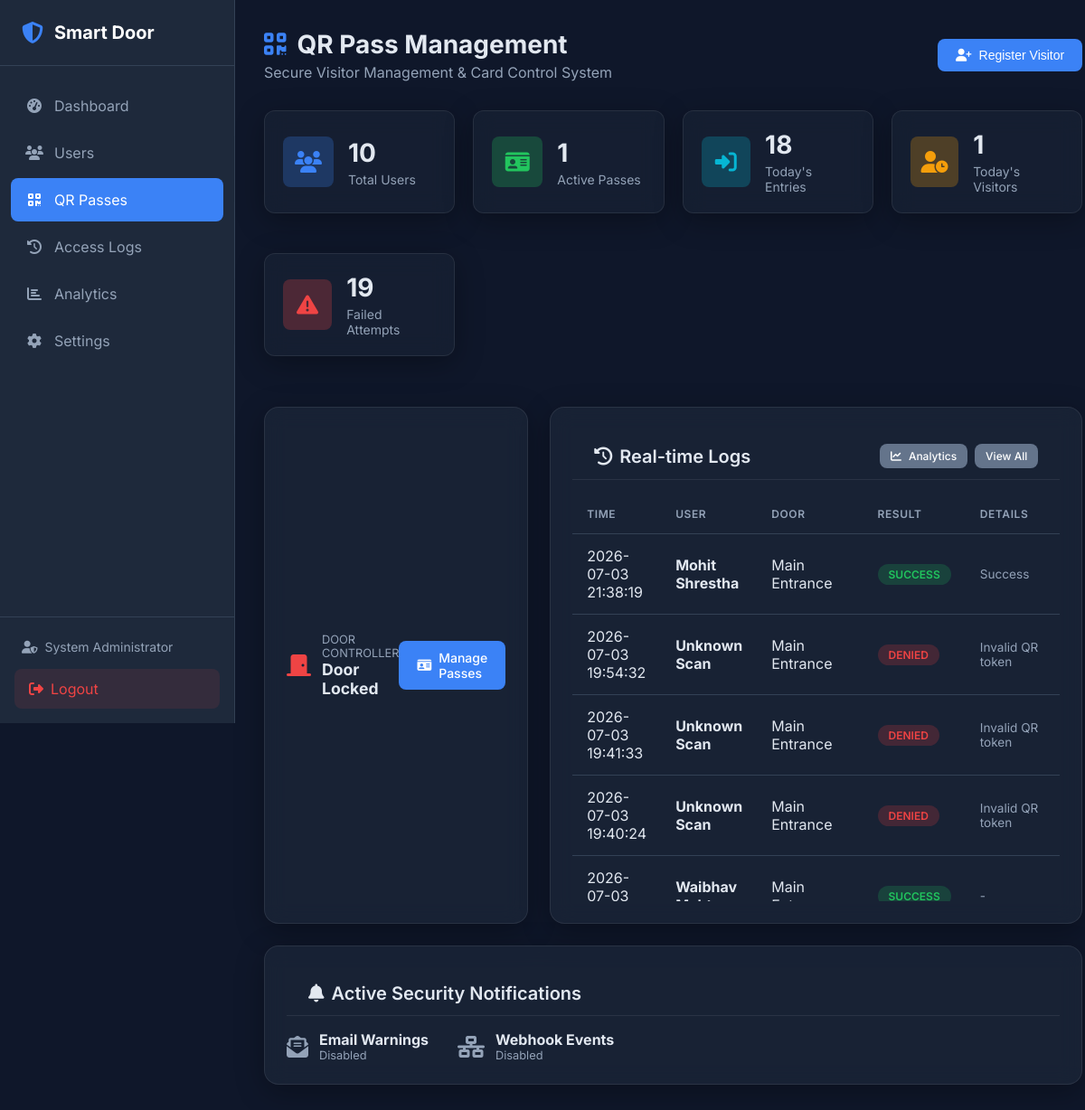
Page /admin/qr (signed in) on the committed database.
### tables this page shows
CREATE TABLE access_logs (
    id INTEGER PRIMARY KEY AUTOINCREMENT,
    user_id INTEGER,  -- NULL if unknown person
    employee_id VARCHAR(50),  -- Stored separately for historical reference
    user_name VARCHAR(100),  -- Stored separately for historical reference
    event_type VARCHAR(10) NOT NULL CHECK(event_type IN ('ENTRY', 'EXIT')),
    access_date DATE NOT NULL,
    access_time TIME NOT NULL,
    result VARCHAR(20) NOT NULL CHECK(result IN ('SUCCESS', 'FAILED', 'DENIED')),
    face_match BOOLEAN DEFAULT 0,
    fingerprint_match BOOLEAN DEFAULT 0,
    failure_reason VARCHAR(255),
    confidence_score FLOAT,
    ip_address VARCHAR(45),
    created_at DATETIME DEFAULT CURRENT_TIMESTAMP, qr_token VARCHAR(255) NULL, door VARCHAR(100) DEFAULT 'Main Entrance', camera VARCHAR(100) NULL, reason VARCHAR(255) NULL,
    FOREIGN KEY (user_id) REFERENCES users(id) ON DELETE SET NULL
);

### web/routes/qr_routes.py (the view)
@qr_bp.route('/admin/qr')
@login_required
def dashboard():
    stats = qr_repo.get_dashboard_stats()
    recent_logs = qr_repo.access_log_repo.get_recent_logs(limit=10)
    from modules.door_control import DoorController
    door_ctrl = DoorController()
    door_status = door_ctrl.get_status()
    email_enabled = access_controller.get_setting("email_notifications_enabled", "false") == "true"
    webhook_enabled = access_controller.get_setting("webhook_notifications_enabled", "false") == "true"
    return render_template(
        'qr/dashboard.html',
        stats=stats,
        recent_logs=recent_logs,
        door_state=door_status.state.value,
        email_enabled=email_enabled,
        webhook_enabled=webhook_enabled
    )

### database/db_manager.py (called while the page is built, shortened)
    def _get_connection(self) -> sqlite3.Connection:
        return self._local.connection

    def execute(self, query: str, params: tuple = ()) -> sqlite3.Cursor:
        conn = self._get_connection()
        cursor = conn.cursor()
        cursor.execute(query, params)
        return cursor

    def get_recent_logs(self, limit: int = 50) -> List[Dict]:
        cursor = self.db.execute(
            """SELECT * FROM access_logs
               ORDER BY created_at DESC LIMIT ?""",
            (limit,)
        )
        return [dict(row) for row in cursor.fetchall()]

### modules/access_controller.py (called while the page is built)
    def get_setting(self, key: str, default: Any = None) -> Any:
        try:
            cursor = self.qr_repo.db.execute(
                "SELECT value, is_encrypted FROM system_settings WHERE key = ?", (key,)
            )
            row = cursor.fetchone()
            if not row:
                return default
            val = row['value']
            if row['is_encrypted']:
                return ConfigEncryptor.decrypt(val)
            return val
        except Exception as e:
            logger.error(f"Error fetching setting {key}: {e}")
            return default

### modules/door_control.py (called while the page is built, shortened)
    def __new__(cls, servo_pin=None, simulation=False):
        return cls._instance

    def get_status(self) -> DoorStatus:
        with self._state_lock:
            remaining = 0.0
            if (self._state is DoorState.UNLOCKED
                    and self._last_unlock_time is not None):
                remaining = max(
                    0.0,
                    AUTO_LOCK_DELAY - (time.time() - self._last_unlock_time))
            return DoorStatus(
                state           = self._state,
                time_until_lock = remaining,
                last_unlock_time = self._last_unlock_time,
                message          = self._state.value,
            )

### web/routes/qr_routes.py (called while the page is built)
def login_required(f):
    @wraps(f)
    def decorated_function(*args, **kwargs):
        if 'admin_id' not in session:
            flash('Please log in to access this page.', 'warning')
            return redirect(url_for('login'))
        return f(*args, **kwargs)
    return decorated_function

### web/templates/qr/dashboard.html (shortened to what this page needs)
{% extends "base.html" %}
{% block extra_css %}
<link rel="stylesheet" href="{{ url_for('static', filename='css/qr.css') }}">
{% endblock %}
{% block content %}
<div class="page-header" style="display: flex; justify-content: space-between; align-items: center; flex-wrap: wrap; gap: 1rem;">
    <div>
        <h1><i class="fas fa-qrcode"></i> QR Pass Management</h1>
        <p>Secure Visitor Management & Card Control System</p>
    </div>
    <button class="btn btn-primary" onclick="document.getElementById('add-visitor-modal').style.display='flex'">
        <i class="fas fa-user-plus"></i> Register Visitor
    </button>
</div>
<div class="qr-stats-grid">
    <div class="qr-stat-card qr-glass-card">
        <div class="qr-stat-icon bg-primary">
            <i class="fas fa-users"></i>
        </div>
        <div class="qr-stat-info">
            <h3 id="widget-total-users">{{ stats.total_users }}</h3>
            <p>Total Users</p>
        </div>
    </div>
    <div class="qr-stat-card qr-glass-card">
        <div class="qr-stat-icon bg-success">
            <i class="fas fa-id-card"></i>
        </div>
        <div class="qr-stat-info">
            <h3>{{ stats.active_passes }}</h3>
            <p>Active Passes</p>
        </div>
    </div>
    <div class="qr-stat-card qr-glass-card">
        <div class="qr-stat-icon bg-info">
            <i class="fas fa-sign-in-alt"></i>
        </div>
        <div class="qr-stat-info">
            <h3>{{ stats.today_entries }}</h3>
            <p>Today's Entries</p>
        </div>
    </div>
    <div class="qr-stat-card qr-glass-card">
        <div class="qr-stat-icon bg-warning">
            <i class="fas fa-user-clock"></i>
        </div>
        <div class="qr-stat-info">
            <h3>{{ stats.today_visitors }}</h3>
            <p>Today's Visitors</p>
        </div>
    </div>
    <div class="qr-stat-card qr-glass-card">
        <div class="qr-stat-icon bg-danger">
            <i class="fas fa-exclamation-triangle"></i>
        </div>
        <div class="qr-stat-info">
            <h3>{{ stats.failed_attempts }}</h3>
            <p>Failed Attempts</p>
        </div>
    </div>
</div>
<div class="qr-form-section">
    <div class="qr-glass-card" style="display: flex; justify-content: space-between; align-items: center; padding: 1.25rem 1.5rem;">
        <div style="display: flex; align-items: center; gap: 0.75rem;">
            <i class="fas fa-door-closed" style="font-size: 1.5rem; color: #ef4444;"></i>
            <div>
                <span style="font-size: 0.8rem; color: #94a3b8; display: block; text-transform: uppercase;">Door Controller</span>
                <strong style="font-size: 1.1rem; color: #e2e8f0;">{{ door_state }}</strong>
            </div>
        </div>
        <a href="{{ url_for('qr.list_passes') }}" class="btn btn-primary">
            <i class="fas fa-id-card"></i> Manage Passes
        </a>
    </div>
    <div class="qr-glass-card">
        <div class="card-header" style="border-bottom: 1px solid var(--glass-border); padding-bottom: 0.75rem; margin-bottom: 1rem; display: flex; justify-content: space-between; align-items: center;">
            <h2 style="font-size: 1.25rem;"><i class="fas fa-history"></i> Real-time Logs</h2>
            <div style="display: flex; gap: 0.5rem;">
                <a href="{{ url_for('qr.reports') }}" class="btn btn-secondary btn-sm"><i class="fas fa-chart-line"></i> Analytics</a>
                <a href="{{ url_for('logs') }}" class="btn btn-secondary btn-sm">View All</a>
            </div>
        </div>
        <div class="table-responsive" style="max-height: 450px; overflow-y: auto;">
            <table class="table" id="dashboard-recent-logs">
                <thead>
                    <tr>
                        <th>Time</th>
                        <th>User</th>
                        <th>Door</th>
                        <th>Result</th>
                        <th>Details</th>
                    </tr>
                </thead>
                <tbody>
                    {% if recent_logs %}
                        {% for log in recent_logs %}
                        <tr>
                            <td>{{ log.access_date }} {{ log.access_time }}</td>
                            <td><strong>{{ log.user_name or 'Unknown Scan' }}</strong></td>
                            <td>{{ log.door or 'Main Entrance' }}</td>
                            <td>
                                <span class="badge badge-{{ 'success' if log.result == 'SUCCESS' else 'danger' if log.result == 'DENIED' else 'warning' }}">
                                    {{ log.result }}
                                </span>
                            </td>
                            <td class="text-muted" style="font-size: 0.85rem;">{{ log.failure_reason or log.reason or '-' }}</td>
                        </tr>
                        {% endfor %}
                    {% else %}
                    <tr>
                        <td colspan="5" class="text-center text-muted">No recent activity</td>
                    </tr>
                    {% endif %}
                </tbody>
            </table>
        </div>
    </div>
</div>
<div class="qr-glass-card">
    <div class="card-header" style="border-bottom: 1px solid var(--glass-border); padding-bottom: 0.75rem; margin-bottom: 1rem;">
        <h2 style="font-size: 1.25rem;"><i class="fas fa-bell"></i> Active Security Notifications</h2>
    </div>
    <div style="display: flex; gap: 2rem; flex-wrap: wrap;">
        <div style="display: flex; align-items: center; gap: 0.75rem;">
            <i class="fas fa-envelope-open-text {{ 'text-success' if email_enabled else 'text-muted' }}" style="font-size: 1.5rem;"></i>
            <div>
                <strong>Email Warnings</strong>
                <span style="font-size: 0.8rem; color: #94a3b8; display: block;">{{ 'Enabled' if email_enabled else 'Disabled' }}</span>
            </div>
        </div>
        <div style="display: flex; align-items: center; gap: 0.75rem;">
            <i class="fas fa-network-wired {{ 'text-success' if webhook_enabled else 'text-muted' }}" style="font-size: 1.5rem;"></i>
            <div>
                <strong>Webhook Events</strong>
                <span style="font-size: 0.8rem; color: #94a3b8; display: block;">{{ 'Enabled' if webhook_enabled else 'Disabled' }}</span>
            </div>
        </div>
    </div>
</div>
{% endblock %}

### web/static/css/style.css (style rules this page uses)
:root { --primary: #3b82f6; --primary-dark: #2563eb; --secondary: #64748b; --success: #22c55e; --danger: #ef4444; --warning: #f59e0b; --info: #06b6d4; --dark: #1e293b; --darker: #0f172a; --light: #f1f5f9; --white: #ffffff; --border: #334155; --text: #e2e8f0; --text-muted: #94a3b8; --sidebar-width: 260px; }
* { margin: 0; padding: 0; box-sizing: border-box; }
body { font-family: 'Inter', -apple-system, BlinkMacSystemFont, sans-serif; background-color: var(--darker); color: var(--text); min-height: 100vh; display: flex; }
a { text-decoration: none; color: inherit; }
.page-header { display: flex; justify-content: space-between; align-items: center; margin-bottom: 2rem; }
.page-header h1 { font-size: 1.75rem; font-weight: 700; display: flex; align-items: center; gap: 0.75rem; }
.page-header h1 i { color: var(--primary); }
.page-header p { color: var(--text-muted); margin-top: 0.25rem; }
.card-header { padding: 1rem 1.5rem; border-bottom: 1px solid var(--border); display: flex; justify-content: space-between; align-items: center; }
.card-header h2 { font-size: 1rem; font-weight: 600; display: flex; align-items: center; gap: 0.5rem; }
.table { width: 100%; border-collapse: collapse; }
.table th, .table td { padding: 0.875rem 1rem; text-align: left; border-bottom: 1px solid var(--border); }
.table th { font-weight: 600; color: var(--text-muted); font-size: 0.75rem; text-transform: uppercase; letter-spacing: 0.05em; }
.badge { display: inline-block; padding: 0.25rem 0.75rem; border-radius: 9999px; font-size: 0.75rem; font-weight: 600; text-transform: uppercase; }
.badge-success { background: rgba(34, 197, 94, 0.2); color: var(--success); }
.badge-danger { background: rgba(239, 68, 68, 0.2); color: var(--danger); }
.btn { display: inline-flex; align-items: center; gap: 0.5rem; padding: 0.625rem 1.25rem; border-radius: 0.5rem; font-weight: 500; font-size: 0.875rem; border: none; cursor: pointer; transition: all 0.2s; }
.btn-sm { padding: 0.375rem 0.75rem; font-size: 0.75rem; }
.btn-primary { background: var(--primary); color: var(--white); }
.btn-secondary { background: var(--secondary); color: var(--white); }
.text-muted { color: var(--text-muted); }

### web/static/css/qr.css (style rules this page uses)
:root { --glass-bg: rgba(30, 41, 59, 0.65); --glass-border: rgba(255, 255, 255, 0.08); --glass-shadow: rgba(0, 0, 0, 0.3); --card-glow: rgba(59, 130, 246, 0.15); }
.qr-glass-card { background: var(--glass-bg); backdrop-filter: blur(12px); -webkit-backdrop-filter: blur(12px); border: 1px solid var(--glass-border); border-radius: 1rem; box-shadow: 0 8px 32px 0 var(--glass-shadow); padding: 1.5rem; margin-bottom: 1.5rem; transition: all 0.3s cubic-bezier(0.4, 0, 0.2, 1); }
.qr-stats-grid { display: grid; grid-template-columns: repeat(auto-fit, minmax(200px, 1fr)); gap: 1.25rem; margin-bottom: 2rem; }
.qr-stat-card { background: rgba(30, 41, 59, 0.45); border: 1px solid var(--glass-border); border-radius: 0.75rem; padding: 1.25rem; display: flex; align-items: center; gap: 1rem; transition: transform 0.2s; }
.qr-stat-icon { width: 3.5rem; height: 3.5rem; border-radius: 0.5rem; display: flex; align-items: center; justify-content: center; font-size: 1.5rem; }
.qr-stat-icon.bg-primary { background-color: rgba(59, 130, 246, 0.25); color: #3b82f6; }
.qr-stat-icon.bg-success { background-color: rgba(34, 197, 94, 0.25); color: #22c55e; }
.qr-stat-icon.bg-info { background-color: rgba(6, 182, 212, 0.25); color: #06b6d4; }
.qr-stat-icon.bg-warning { background-color: rgba(245, 158, 11, 0.25); color: #f59e0b; }
.qr-stat-icon.bg-danger { background-color: rgba(239, 68, 68, 0.25); color: #ef4444; }
.qr-stat-info h3 { font-size: 1.75rem; font-weight: 700; margin-bottom: 0.25rem; }
.qr-stat-info p { color: var(--text-muted); font-size: 0.875rem; }
.qr-form-section { display: grid; grid-template-columns: 1fr 1fr; gap: 1.5rem; }

### rows in the picture
access_logs: access_date "2026-07-03", access_time "21:38:19", user_name "Mohit Shrestha", door "Main Entrance", result "SUCCESS", reason "Success"
access_logs: access_date "2026-07-03", access_time "19:54:32", user_name "Unknown Scan", door "Main Entrance", result "DENIED", failure_reason "Invalid QR token"
access_logs: access_date "2026-07-03", access_time "19:41:33", user_name "Unknown Scan", door "Main Entrance", result "DENIED", failure_reason "Invalid QR token"
access_logs: access_date "2026-07-03", access_time "19:40:24", user_name "Unknown Scan", door "Main Entrance", result "DENIED", failure_reason "Invalid QR token"
access_logs: access_date "2026-07-03", user_name "Waibhav…", door "Main…", result "SUCCESS", failure_reason "-"

### other values in the picture
{{ session.get('admin_name', 'Admin') }} "System Administrator"
{{ stats.total_users }} "10"
{{ stats.active_passes }} "1"
{{ stats.today_entries }} "18"
{{ stats.today_visitors }} "1"
{{ stats.failed_attempts }} "19"
{{ door_state }} "Door Locked"
{{ 'Enabled' if email_enabled else 'Disabled' }} "Disabled"
{{ 'Enabled' if webhook_enabled else 'Disabled' }} "Disabled"
